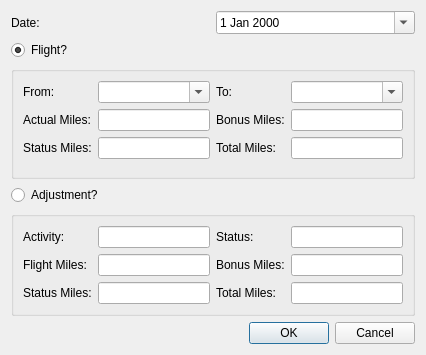
<?xml version="1.0" encoding="UTF-8"?>
<ui version="4.0">
 <class>CAddSegment</class>
 <widget class="QDialog" name="CAddSegment">
  <property name="geometry">
   <rect>
    <x>0</x>
    <y>0</y>
    <width>426</width>
    <height>355</height>
   </rect>
  </property>
  <property name="windowTitle">
   <string>Add Segment</string>
  </property>
  <layout class="QGridLayout" name="gridLayout_2">
   <item row="0" column="1">
    <widget class="QDateEdit" name="date">
     <property name="calendarPopup">
      <bool>true</bool>
     </property>
    </widget>
   </item>
   <item row="0" column="0">
    <widget class="QLabel" name="label_8">
     <property name="text">
      <string>Date:</string>
     </property>
    </widget>
   </item>
   <item row="6" column="0" colspan="2">
    <widget class="QDialogButtonBox" name="buttonBox">
     <property name="orientation">
      <enum>Qt::Horizontal</enum>
     </property>
     <property name="standardButtons">
      <set>QDialogButtonBox::Cancel|QDialogButtonBox::Ok</set>
     </property>
    </widget>
   </item>
   <item row="2" column="0">
    <widget class="QRadioButton" name="flight">
     <property name="text">
      <string>Flight?</string>
     </property>
     <property name="checked">
      <bool>true</bool>
     </property>
    </widget>
   </item>
   <item row="4" column="0" colspan="2">
    <widget class="QRadioButton" name="adjustment">
     <property name="text">
      <string>Adjustment?</string>
     </property>
    </widget>
   </item>
   <item row="3" column="0" colspan="2">
    <widget class="QGroupBox" name="flightGroupBox">
     <property name="title">
      <string/>
     </property>
     <layout class="QGridLayout" name="gridLayout">
      <item row="3" column="0">
       <spacer name="verticalSpacer">
        <property name="orientation">
         <enum>Qt::Vertical</enum>
        </property>
        <property name="sizeHint" stdset="0">
         <size>
          <width>20</width>
          <height>40</height>
         </size>
        </property>
       </spacer>
      </item>
      <item row="0" column="2">
       <widget class="QLabel" name="label_2">
        <property name="text">
         <string>To:</string>
        </property>
       </widget>
      </item>
      <item row="1" column="0">
       <widget class="QLabel" name="label_3">
        <property name="text">
         <string>Actual Miles:</string>
        </property>
       </widget>
      </item>
      <item row="0" column="0">
       <widget class="QLabel" name="label">
        <property name="text">
         <string>From:</string>
        </property>
       </widget>
      </item>
      <item row="1" column="1">
       <widget class="QLineEdit" name="flightActual"/>
      </item>
      <item row="0" column="3">
       <widget class="QComboBox" name="to">
        <property name="editable">
         <bool>true</bool>
        </property>
       </widget>
      </item>
      <item row="0" column="1">
       <widget class="QComboBox" name="from">
        <property name="editable">
         <bool>true</bool>
        </property>
       </widget>
      </item>
      <item row="1" column="3">
       <widget class="QLineEdit" name="flightBonus"/>
      </item>
      <item row="1" column="2">
       <widget class="QLabel" name="label_4">
        <property name="text">
         <string>Bonus Miles:</string>
        </property>
       </widget>
      </item>
      <item row="2" column="3">
       <widget class="QLineEdit" name="flightTotal"/>
      </item>
      <item row="2" column="2">
       <widget class="QLabel" name="label_5">
        <property name="text">
         <string>Total Miles:</string>
        </property>
       </widget>
      </item>
      <item row="2" column="0">
       <widget class="QLabel" name="label_12">
        <property name="text">
         <string>Status Miles:</string>
        </property>
       </widget>
      </item>
      <item row="2" column="1">
       <widget class="QLineEdit" name="flightStatus"/>
      </item>
     </layout>
    </widget>
   </item>
   <item row="5" column="0" colspan="2">
    <widget class="QGroupBox" name="adjustmentGroupBox">
     <property name="title">
      <string/>
     </property>
     <layout class="QGridLayout" name="gridLayout_3">
      <item row="0" column="0">
       <widget class="QLabel" name="label_7">
        <property name="text">
         <string>Activity:</string>
        </property>
       </widget>
      </item>
      <item row="2" column="1">
       <widget class="QLineEdit" name="flightMiles"/>
      </item>
      <item row="2" column="2">
       <widget class="QLabel" name="label_10">
        <property name="text">
         <string>Bonus Miles:</string>
        </property>
       </widget>
      </item>
      <item row="2" column="0">
       <widget class="QLabel" name="label_9">
        <property name="text">
         <string>Flight Miles:</string>
        </property>
       </widget>
      </item>
      <item row="2" column="3">
       <widget class="QLineEdit" name="bonusMiles"/>
      </item>
      <item row="0" column="1">
       <widget class="QLineEdit" name="activityDescription"/>
      </item>
      <item row="0" column="2">
       <widget class="QLabel" name="label_11">
        <property name="text">
         <string>Status:</string>
        </property>
       </widget>
      </item>
      <item row="0" column="3">
       <widget class="QLineEdit" name="status"/>
      </item>
      <item row="4" column="3">
       <widget class="QLineEdit" name="totalMiles"/>
      </item>
      <item row="4" column="2">
       <widget class="QLabel" name="label_6">
        <property name="text">
         <string>Total Miles:</string>
        </property>
       </widget>
      </item>
      <item row="4" column="1">
       <widget class="QLineEdit" name="adjStatusMiles"/>
      </item>
      <item row="4" column="0">
       <widget class="QLabel" name="label_13">
        <property name="text">
         <string>Status Miles:</string>
        </property>
       </widget>
      </item>
     </layout>
    </widget>
   </item>
  </layout>
 </widget>
 <tabstops>
  <tabstop>date</tabstop>
  <tabstop>flight</tabstop>
  <tabstop>from</tabstop>
  <tabstop>to</tabstop>
  <tabstop>flightActual</tabstop>
  <tabstop>flightBonus</tabstop>
  <tabstop>flightStatus</tabstop>
  <tabstop>flightTotal</tabstop>
  <tabstop>adjustment</tabstop>
  <tabstop>activityDescription</tabstop>
  <tabstop>status</tabstop>
  <tabstop>flightMiles</tabstop>
  <tabstop>bonusMiles</tabstop>
  <tabstop>adjStatusMiles</tabstop>
  <tabstop>totalMiles</tabstop>
 </tabstops>
 <resources/>
 <connections>
  <connection>
   <sender>buttonBox</sender>
   <signal>accepted()</signal>
   <receiver>CAddSegment</receiver>
   <slot>accept()</slot>
   <hints>
    <hint type="sourcelabel">
     <x>248</x>
     <y>254</y>
    </hint>
    <hint type="destinationlabel">
     <x>157</x>
     <y>274</y>
    </hint>
   </hints>
  </connection>
  <connection>
   <sender>buttonBox</sender>
   <signal>rejected()</signal>
   <receiver>CAddSegment</receiver>
   <slot>reject()</slot>
   <hints>
    <hint type="sourcelabel">
     <x>316</x>
     <y>260</y>
    </hint>
    <hint type="destinationlabel">
     <x>286</x>
     <y>274</y>
    </hint>
   </hints>
  </connection>
 </connections>
</ui>
